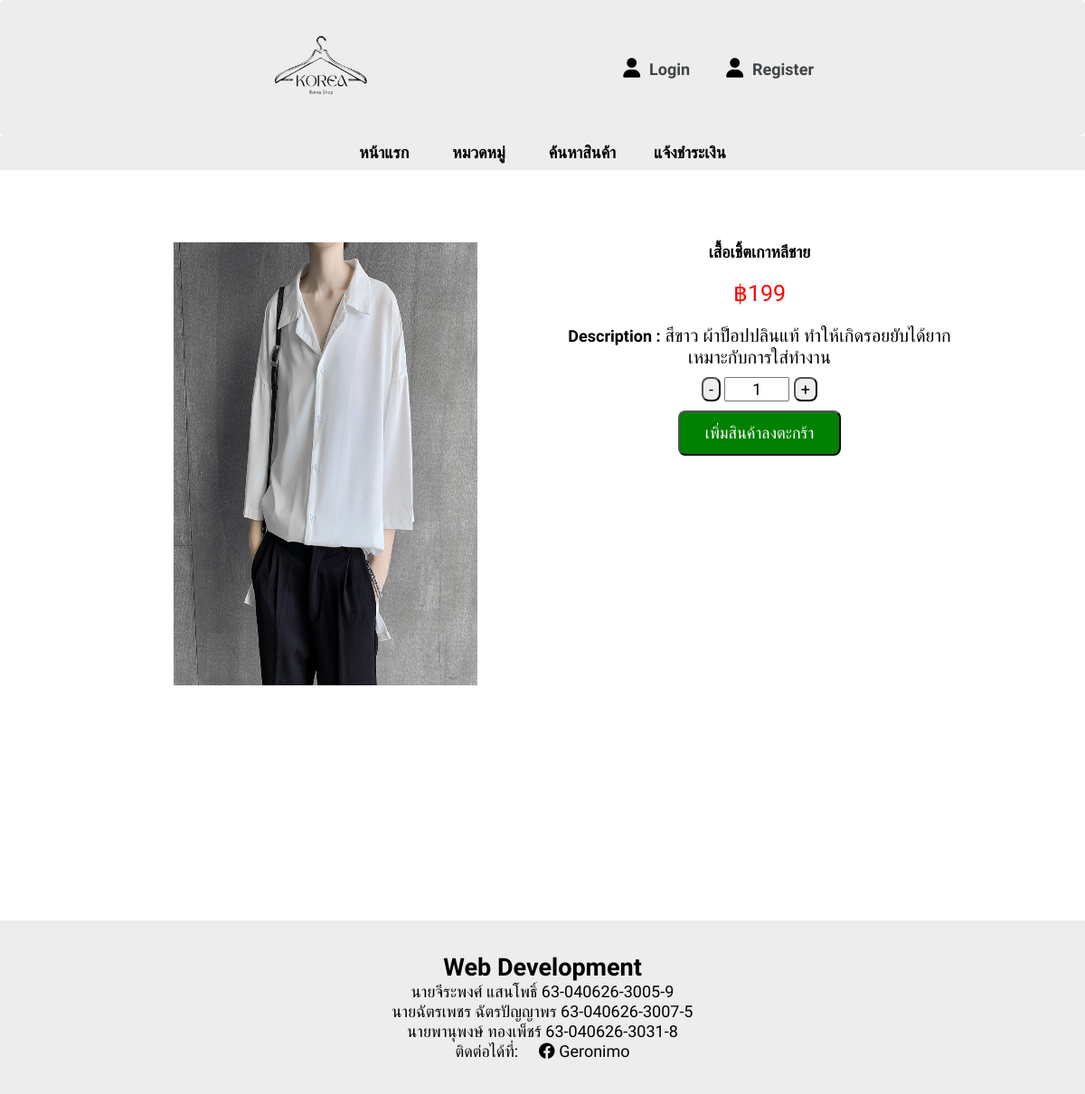
/detailproduct.php?Product_ID=1, run on the app's committed database.
### tables this page shows
CREATE TABLE `product` (
  `Product_ID` int(5) NOT NULL,
  `Product_name` varchar(100) NOT NULL,
  `Product_Desc` text NOT NULL,
  `Product_price` int(5) NOT NULL,
  `Product_quantity` int(5) NOT NULL,
  `Category_ID` int(5) DEFAULT NULL,
  `Discount_ID` int(11) DEFAULT NULL
);

### detailproduct.php (the view, shortened to what this page needs)
<?php
    include "connect.php";
?>
<html>
<head>
    <link rel="stylesheet" href="https://cdnjs.cloudflare.com/ajax/libs/font-awesome/6.1.2/css/all.min.css" />
    <link href="sty_home.css" rel="stylesheet">
</head>
<?php
    $stmt = $pdo->prepare("SELECT product.Product_ID, product.Product_Desc, product.Product_quantity, product.Product_name, product.Product_price,
                            ROUND(discount.Discount_Percent*100.0,0) AS Dis_Percent,
                            ROUND(product.Product_price-(product.Product_price*discount.Discount_Percent),0) AS Dis_price
                            FROM product
                            JOIN discount ON discount.Discount_ID = product.Discount_ID
                            WHERE product.Product_ID = ?;");
    $stmt->bindParam(1, $_GET["Product_ID"]);
    $stmt->execute();
    $row = $stmt->fetch();
?>
<body>
    <header class="top">
<?php
        if(empty($_SESSION["username"])){
?>
            <div class="warp">
                <div>
                    <img src="img/logo.png" width="150" height="150">
                </div>
                <ul>
                    <li><a id="login" href="login/login.php">Login</a></li>
                    <li><a id="register" href="register/register.php">Register</a></li>
                </ul>
            </div>
<?php   }
?>
    </header>
    <nav class="menu">
    <table>
            <tr>
                <td><a href="home.php">หน้าแรก</a></td>
                <td><div class="dropdown">
                <a href="category.php"><button class="dropbtn">หมวดหมู่</button></a>
                </div></td>
                <td><a href="search.php">ค้นหาสินค้า</a></td>
                <td><a href="confirm-payment.php">แจ้งชำระเงิน</a></td>
            </tr>
        </table>
    </nav>
    <section class="detailProduct">
        <div class="img">
            <img id="img" src='img/product/<?=$row["Product_ID"]?>.jpg' width="70%" height="70%">
        </div>
        <div class="descrip">
            <div class="name"><b><?=$row["Product_name"]?></b></div>
            <div class="price">฿<?=$row["Dis_price"]?></div>
            <div class="des"><b>Description :</b> <?=$row["Product_Desc"]?></div>
            <form method="post" action="cartPro.php?action=add&Product_ID=<?=$row["Product_ID"]?>&Product_name=<?=$row["Product_name"]?>&Product_price=<?=$row["Dis_price"]?>&qtStore=<?=$row["Product_quantity"]?>">
                <div class="setAP">
                    <button id="delete" onclick="clickd()" type="button">-</button>
                    <input type="text" id="num" name="qt" value="1" size="2" >
                    <button id="add" onclick="clicka()" type="button">+</button>
                </div>
                <div class="button">
                    <input type="submit" id="Button" value="เพิ่มสินค้าลงตะกร้า" style="cursor: pointer;">
                </div>
            </form>
        </div>
    </section>
    <footer>
        <h1>Web Development</h1>
        <p>นายจีระพงศ์ แสนโพธิ์ 63-040626-3005-9</p>
        <p>นายฉัตรเพชร ฉัตรปัญญาพร 63-040626-3007-5</p>
        <p>นายพานุพงษ์ ทองเพ็ชร์ 63-040626-3031-8</p>
        <p>ติดต่อได้ที่:<a href="https://www.facebook.com/stormageddon02" target="_blank"><i class="fa-brands fa-facebook"></i> Geronimo</a></p>
    </footer>
</body>
</html>

### detailproduct.php (style rules this page uses)
.detailProduct { display: flex; margin:auto; margin-top:70px; justify-content: center; align-items: center; width:80%; height:700px; }
.img { display:flex; justify-content: center; width:100%; height:700px; align-items: top; padding-top: 20px; }
.descrip { display:inline-block; justify-content: center; text-align: center; width:100%; height:700px; }
.name { padding:10px; font-size: 30px }
.price { padding:10px; color: red; font-size: 25px; }
.des { padding:10px; font-size: 20px; }
.button { padding: 10px; }
button { border-radius: 8px; }
#Button { background-color: green; color: white; border-radius: 8px; height: 50px; width: 180px; }
#num { text-align:center; }

### data on the page
product: Product_name "เสื้อเชิ้ตเกาหลีชาย", Product_Desc "สีขาว ผ้าป็อปปลินแท้ ทำให้เกิดรอยยับได้ยาก เหมาะกับการใส่ทำงาน"

### other printed values
$row["Dis_price"] "199"
